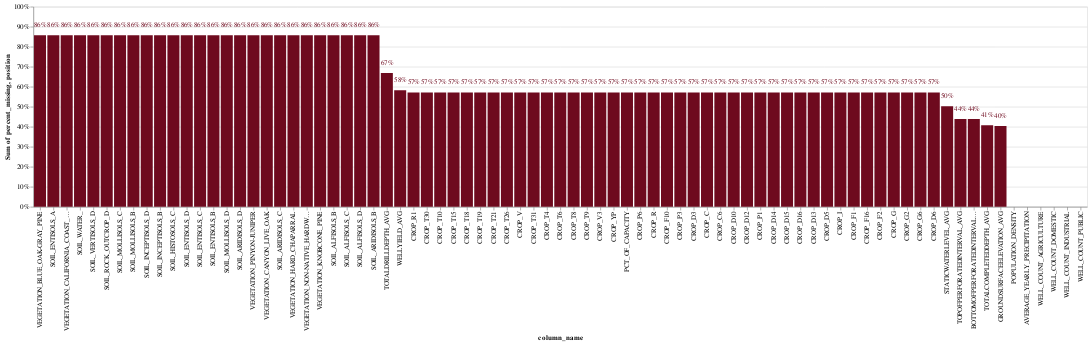

Write notebook code for a chart like this one.
### Markdown cell above
### Preprocessing Data

### Code cell
draw_missing_data_chart(X_train)

### Figure 1 — Vega-Lite specification as saved in the notebook (floating-point values rounded to 4 significant figures)
{"config": {"view": {"continuousWidth": 400, "continuousHeight": 300}}, "layer": [{"mark": {"type": "bar", "color": "#6e0a1e"}, "encoding": {"color": {"value": "#6e0a1e"}, "tooltip": [{"field": "column_name", "type": "nominal"}, {"field": "percent_missing", "type": "quantitative"}], "x": {"field": "column_name", "sort": ["VEGETATION_BLUE_OAK-GRAY_PINE", "SOIL_ENTISOLS_A", "VEGETATION_CALIFORNIA_COAST_LIVE_OAK", "SOIL_WATER_", "SOIL_VERTISOLS_D", "SOIL_ROCK_OUTCROP_D", "SOIL_MOLLISOLS_C", "SOIL_MOLLISOLS_B", "SOIL_INCEPTISOLS_D", "SOIL_INCEPTISOLS_B", "SOIL_HISTOSOLS_C", "SOIL_ENTISOLS_D", "SOIL_ENTISOLS_C", "SOIL_ENTISOLS_B", "SOIL_MOLLISOLS_D", "SOIL_ARIDISOLS_D", "VEGETATION_PINYON-JUNIPER", "VEGETATION_CANYON_LIVE_OAK", "SOIL_ARIDISOLS_C", "VEGETATION_HARD_CHAPARRAL", "VEGETATION_NON-NATIVE_HARDWOOD_FOREST", "VEGETATION_KNOBCONE_PINE", "SOIL_ALFISOLS_B", "SOIL_ALFISOLS_C", "SOIL_ALFISOLS_D", "SOIL_ARIDISOLS_B", "TOTALDRILLDEPTH_AVG", "WELLYIELD_AVG", "CROP_R1", "CROP_T30", "CROP_T10", "CROP_T15", "CROP_T18", "CROP_T19", "CROP_T21", "CROP_T26", "CROP_V", "CROP_T31", "CROP_T4", "CROP_T6", "CROP_T8", "CROP_T9", "CROP_V3", "CROP_YP", "PCT_OF_CAPACITY", "CROP_P6", "CROP_R", "CROP_F10", "CROP_P3", "CROP_D3", "CROP_C", "CROP_C6", "CROP_D10", "CROP_D12", "CROP_P1", "CROP_D14", "CROP_D15", "CROP_D16", "CROP_D13", "CROP_D5", "CROP_I", "CROP_F1", "CROP_F16", "CROP_F2", "CROP_G", "CROP_G2", "CROP_G6", "CROP_D6", "STATICWATERLEVEL_AVG", "TOPOFPERFORATEDINTERVAL_AVG", "BOTTOMOFPERFORATEDINTERVAL_AVG", "TOTALCOMPLETEDDEPTH_AVG", "GROUNDSURFACEELEVATION_AVG", "POPULATION_DENSITY", "AVERAGE_YEARLY_PRECIPITATION", "WELL_COUNT_AGRICULTURE", "WELL_COUNT_DOMESTIC", "WELL_COUNT_INDUSTRIAL", "WELL_COUNT_PUBLIC"], "type": "nominal"}, "y": {"aggregate": "sum", "axis": {"format": "%"}, "field": "percent_missing", "stack": "normalize", "type": "quantitative"}}}, {"mark": {"type": "text", "align": "center", "color": "black", "fontSize": 10}, "encoding": {"color": {"value": "#6e0a1e"}, "text": {"field": "percent_missing", "format": ".0%", "type": "quantitative"}, "tooltip": [{"field": "column_name", "type": "nominal"}, {"field": "percent_missing", "type": "quantitative"}], "x": {"field": "column_name", "sort": ["VEGETATION_BLUE_OAK-GRAY_PINE", "SOIL_ENTISOLS_A", "VEGETATION_CALIFORNIA_COAST_LIVE_OAK", "SOIL_WATER_", "SOIL_VERTISOLS_D", "SOIL_ROCK_OUTCROP_D", "SOIL_MOLLISOLS_C", "SOIL_MOLLISOLS_B", "SOIL_INCEPTISOLS_D", "SOIL_INCEPTISOLS_B", "SOIL_HISTOSOLS_C", "SOIL_ENTISOLS_D", "SOIL_ENTISOLS_C", "SOIL_ENTISOLS_B", "SOIL_MOLLISOLS_D", "SOIL_ARIDISOLS_D", "VEGETATION_PINYON-JUNIPER", "VEGETATION_CANYON_LIVE_OAK", "SOIL_ARIDISOLS_C", "VEGETATION_HARD_CHAPARRAL", "VEGETATION_NON-NATIVE_HARDWOOD_FOREST", "VEGETATION_KNOBCONE_PINE", "SOIL_ALFISOLS_B", "SOIL_ALFISOLS_C", "SOIL_ALFISOLS_D", "SOIL_ARIDISOLS_B", "TOTALDRILLDEPTH_AVG", "WELLYIELD_AVG", "CROP_R1", "CROP_T30", "CROP_T10", "CROP_T15", "CROP_T18", "CROP_T19", "CROP_T21", "CROP_T26", "CROP_V", "CROP_T31", "CROP_T4", "CROP_T6", "CROP_T8", "CROP_T9", "CROP_V3", "CROP_YP", "PCT_OF_CAPACITY", "CROP_P6", "CROP_R", "CROP_F10", "CROP_P3", "CROP_D3", "CROP_C", "CROP_C6", "CROP_D10", "CROP_D12", "CROP_P1", "CROP_D14", "CROP_D15", "CROP_D16", "CROP_D13", "CROP_D5", "CROP_I", "CROP_F1", "CROP_F16", "CROP_F2", "CROP_G", "CROP_G2", "CROP_G6", "CROP_D6", "STATICWATERLEVEL_AVG", "TOPOFPERFORATEDINTERVAL_AVG", "BOTTOMOFPERFORATEDINTERVAL_AVG", "TOTALCOMPLETEDDEPTH_AVG", "GROUNDSURFACEELEVATION_AVG", "POPULATION_DENSITY", "AVERAGE_YEARLY_PRECIPITATION", "WELL_COUNT_AGRICULTURE", "WELL_COUNT_DOMESTIC", "WELL_COUNT_INDUSTRIAL", "WELL_COUNT_PUBLIC"], "type": "nominal"}, "y": {"field": "position", "type": "quantitative"}}, "transform": [{"calculate": "datum.percent_missing + 0.05 * datum.percent_missing / abs(datum.percent_missing)", "as": "position"}]}], "data": {"name": "data-55b2d078145bd7d3163ea203522c02fb"}, "$schema": "https://vega.github.io/schema/vega-lite/v4.17.0.json", "datasets": {"data-55b2d078145bd7d3163ea203522c02fb": [{"column_name": "VEGETATION_BLUE_OAK-GRAY_PINE", "percent_missing": 0.8571}, {"column_name": "SOIL_ENTISOLS_A", "percent_missing": 0.8571}, {"column_name": "VEGETATION_CALIFORNIA_COAST_LIVE_OAK", "percent_missing": 0.8571}, {"column_name": "SOIL_WATER_", "percent_missing": 0.8571}, {"column_name": "SOIL_VERTISOLS_D", "percent_missing": 0.8571}, {"column_name": "SOIL_ROCK_OUTCROP_D", "percent_missing": 0.8571}, {"column_name": "SOIL_MOLLISOLS_C", "percent_missing": 0.8571}, {"column_name": "SOIL_MOLLISOLS_B", "percent_missing": 0.8571}, {"column_name": "SOIL_INCEPTISOLS_D", "percent_missing": 0.8571}, {"column_name": "SOIL_INCEPTISOLS_B", "percent_missing": 0.8571}, {"column_name": "SOIL_HISTOSOLS_C", "percent_missing": 0.8571}, {"column_name": "SOIL_ENTISOLS_D", "percent_missing": 0.8571}, {"column_name": "SOIL_ENTISOLS_C", "percent_missing": 0.8571}, {"column_name": "SOIL_ENTISOLS_B", "percent_missing": 0.8571}, {"column_name": "SOIL_MOLLISOLS_D", "percent_missing": 0.8571}, {"column_name": "SOIL_ARIDISOLS_D", "percent_missing": 0.8571}, {"column_name": "VEGETATION_PINYON-JUNIPER", "percent_missing": 0.8571}, {"column_name": "VEGETATION_CANYON_LIVE_OAK", "percent_missing": 0.8571}, {"column_name": "SOIL_ARIDISOLS_C", "percent_missing": 0.8571}, {"column_name": "VEGETATION_HARD_CHAPARRAL", "percent_missing": 0.8571}, {"column_name": "VEGETATION_NON-NATIVE_HARDWOOD_FOREST", "percent_missing": 0.8571}, {"column_name": "VEGETATION_KNOBCONE_PINE", "percent_missing": 0.8571}, {"column_name": "SOIL_ALFISOLS_B", "percent_missing": 0.8571}, {"column_name": "SOIL_ALFISOLS_C", "percent_missing": 0.8571}, {"column_name": "SOIL_ALFISOLS_D", "percent_missing": 0.8571}, {"column_name": "SOIL_ARIDISOLS_B", "percent_missing": 0.8571}, {"column_name": "TOTALDRILLDEPTH_AVG", "percent_missing": 0.6689}, {"column_name": "WELLYIELD_AVG", "percent_missing": 0.5822}, {"column_name": "CROP_R1", "percent_missing": 0.5714}, {"column_name": "CROP_T30", "percent_missing": 0.5714}, {"column_name": "CROP_T10", "percent_missing": 0.5714}, {"column_name": "CROP_T15", "percent_missing": 0.5714}, {"column_name": "CROP_T18", "percent_missing": 0.5714}, {"column_name": "CROP_T19", "percent_missing": 0.5714}, {"column_name": "CROP_T21", "percent_missing": 0.5714}, {"column_name": "CROP_T26", "percent_missing": 0.5714}, {"column_name": "CROP_V", "percent_missing": 0.5714}, {"column_name": "CROP_T31", "percent_missing": 0.5714}, {"column_name": "CROP_T4", "percent_missing": 0.5714}, {"column_name": "CROP_T6", "percent_missing": 0.5714}, {"column_name": "CROP_T8", "percent_missing": 0.5714}, {"column_name": "CROP_T9", "percent_missing": 0.5714}, {"column_name": "CROP_V3", "percent_missing": 0.5714}, {"column_name": "CROP_YP", "percent_missing": 0.5714}, {"column_name": "PCT_OF_CAPACITY", "percent_missing": 0.5714}, {"column_name": "CROP_P6", "percent_missing": 0.5714}, {"column_name": "CROP_R", "percent_missing": 0.5714}, {"column_name": "CROP_F10", "percent_missing": 0.5714}, {"column_name": "CROP_P3", "percent_missing": 0.5714}, {"column_name": "CROP_D3", "percent_missing": 0.5714}, {"column_name": "CROP_C", "percent_missing": 0.5714}, {"column_name": "CROP_C6", "percent_missing": 0.5714}, {"column_name": "CROP_D10", "percent_missing": 0.5714}, {"column_name": "CROP_D12", "percent_missing": 0.5714}, {"column_name": "CROP_P1", "percent_missing": 0.5714}, {"column_name": "CROP_D14", "percent_missing": 0.5714}, {"column_name": "CROP_D15", "percent_missing": 0.5714}, {"column_name": "CROP_D16", "percent_missing": 0.5714}, {"column_name": "CROP_D13", "percent_missing": 0.5714}, {"column_name": "CROP_D5", "percent_missing": 0.5714}, {"column_name": "CROP_I", "percent_missing": 0.5714}, {"column_name": "CROP_F1", "percent_missing": 0.5714}, {"column_name": "CROP_F16", "percent_missing": 0.5714}, {"column_name": "CROP_F2", "percent_missing": 0.5714}, {"column_name": "CROP_G", "percent_missing": 0.5714}, {"column_name": "CROP_G2", "percent_missing": 0.5714}, {"column_name": "CROP_G6", "percent_missing": 0.5714}, {"column_name": "CROP_D6", "percent_missing": 0.5714}, {"column_name": "STATICWATERLEVEL_AVG", "percent_missing": 0.5018}, {"column_name": "TOPOFPERFORATEDINTERVAL_AVG", "percent_missing": 0.4387}, {"column_name": "BOTTOMOFPERFORATEDINTERVAL_AVG", "percent_missing": 0.4384}, {"column_name": "TOTALCOMPLETEDDEPTH_AVG", "percent_missing": 0.4071}, {"column_name": "GROUNDSURFACEELEVATION_AVG", "percent_missing": 0.4041}, {"column_name": "POPULATION_DENSITY", "percent_missing": 0.0}, {"column_name": "AVERAGE_YEARLY_PRECIPITATION", "percent_missing": 0.0}, {"column_name": "WELL_COUNT_AGRICULTURE", "percent_missing": 0.0}, {"column_name": "WELL_COUNT_DOMESTIC", "percent_missing": 0.0}, {"column_name": "WELL_COUNT_INDUSTRIAL", "percent_missing": 0.0}, {"column_name": "WELL_COUNT_PUBLIC", "percent_missing": 0.0}]}}
